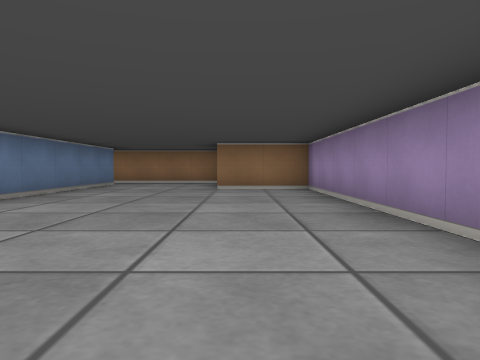
View 1 (above)

19 first-person views from a walk through a cub3D level. The camera is about half as high as the walls, tilts 2° down and sees 70° across. The floor is counted in squares. Each view is taken from the middle of a square. On the plan, view 1 faces up. The plan holds only what a view shows up to about 9 squares ahead; the rest is blank.

View 2
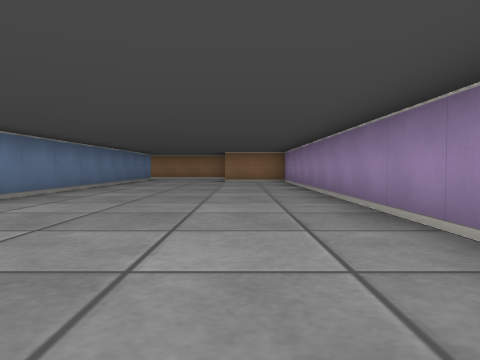

View 3
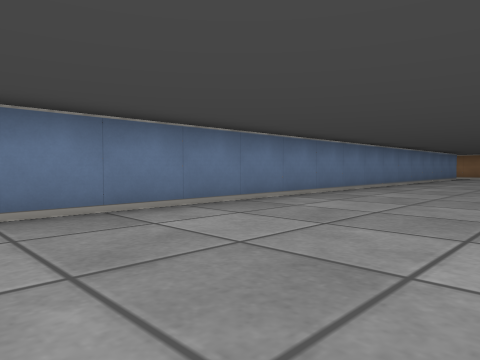

View 4
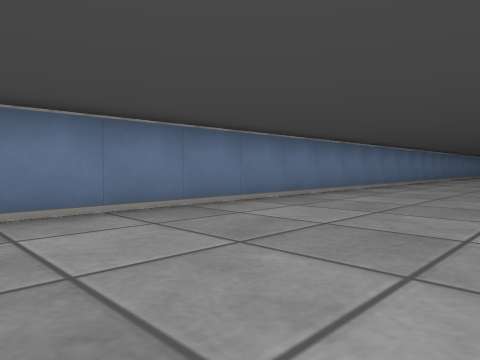

View 5
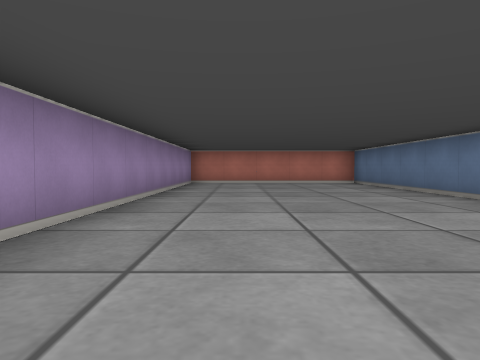

View 6
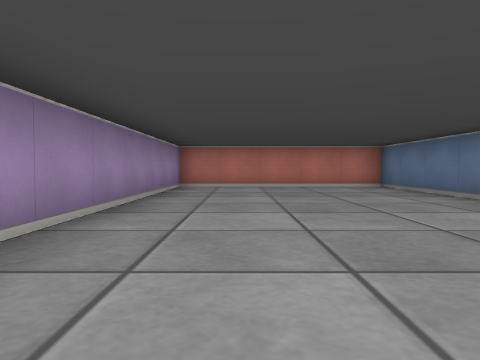

View 7
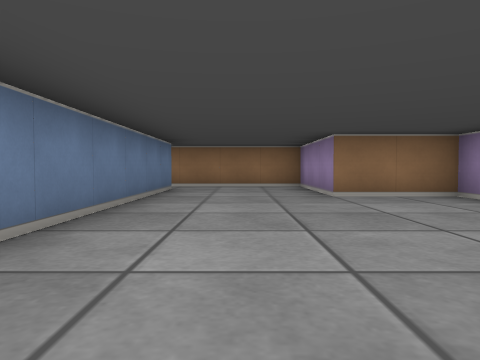

View 8
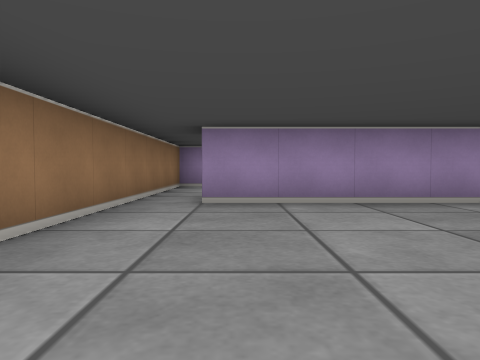

View 9
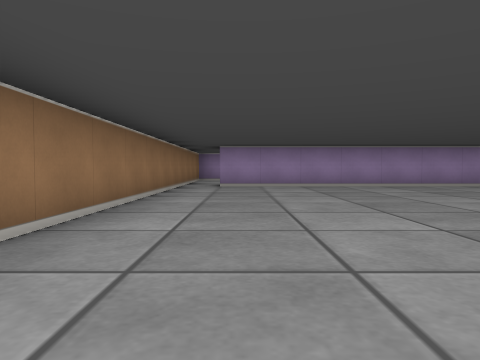

View 10
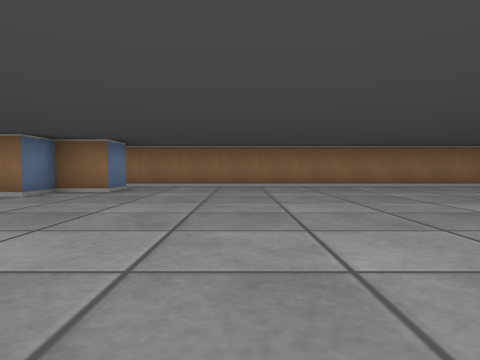

View 11
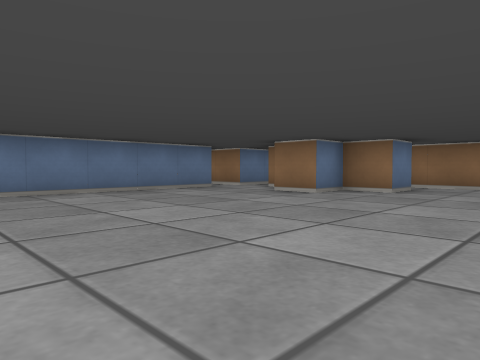

View 12
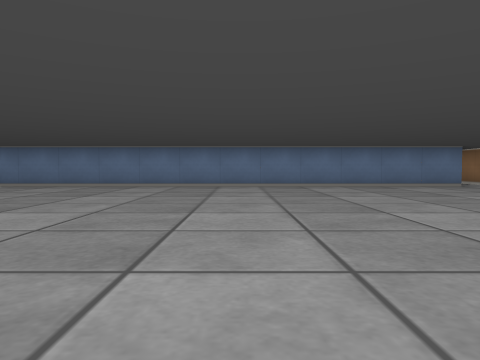

View 13
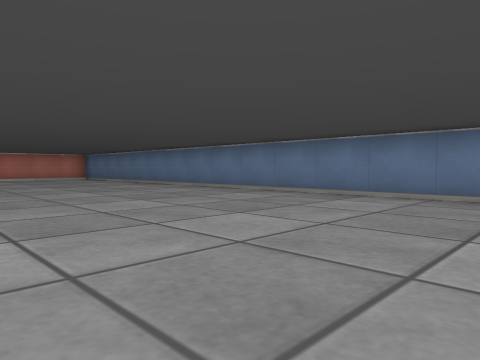

View 14
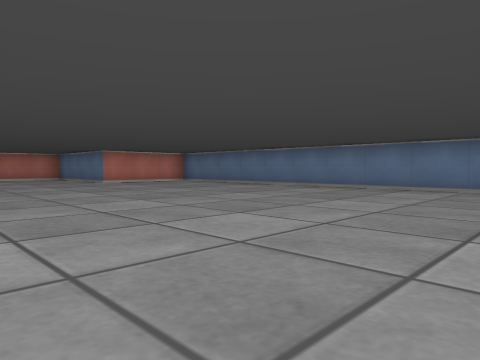

View 15
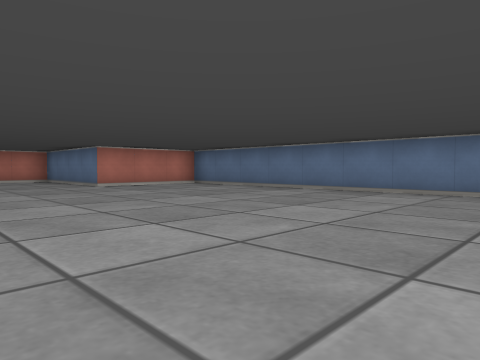

View 16
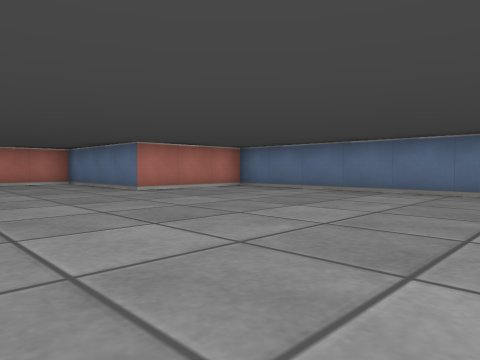

View 17
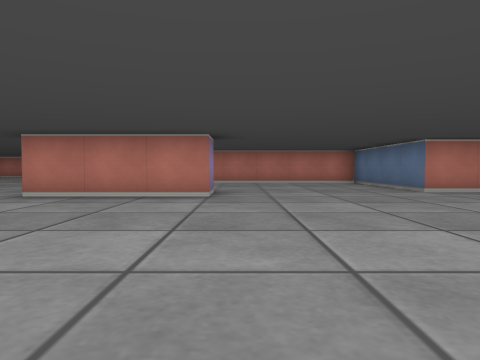

View 18
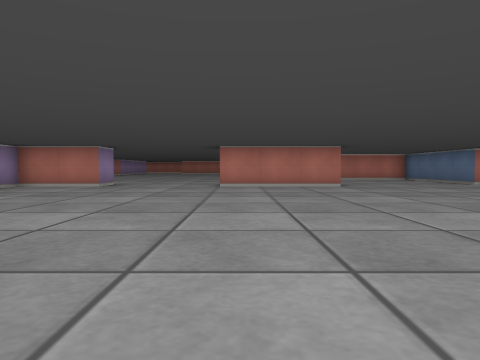

View 19
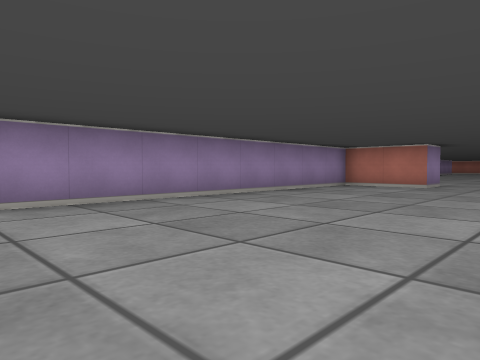

### Floor plan
Points are (right, up) in squares from view 1. A wall is a line through its corners. A room is listed if a view was taken in it or the views show most of it. See-through windows are left out.
Room 1 (views 1, 2, 3, 4, 5, 6, 7)
walls: (1.5, -1.9) (1.5, 7.5) (-0.5, 7.5) (-0.5, 10.5) (-4.5, 10.5); (-3.5, 9.5) (-3.5, -13.5) (1.5, -13.5) (1.5, -5.1)
ways out: opening at (-4, 10) to room 2
Room 2 (views 8, 9, 10, 11, 12, 13, 14, 15, 16, 17, 18, 19)
walls: (-4.5, 3) (-4.5, 9.5); (-12.5, -14.5) (-12.5, -13.5) (-9.5, -13.5); (-6.5, -13.5) (-4.5, -13.5) (-4.5, -5.8); (-19.5, 7.5) (-19.5, -14.2); (-15.5, 9.6) (-15.5, 8.5) (-16.5, 8.5) (-16.5, 7.5) (-17.5, 7.5); (-19.2, -14.5) (-16.5, -14.5) (-16.5, -17.2); (-4.5, 10.5) (-15.9, 10.5); (-15.2, -18.5) (-14.8, -18.5)
ways out: opening at (-4, 10) to room 1; opening at (-20, 8); opening at (-8, -14)

Positions as (right, up) in squares from view 1, and headings:
1: (0, 0), facing up
2: (0, -4), facing up
3: (0, -6), facing up-left
4: (0, -11), facing up-left
5: (0, -3), facing down
6: (0, -5), facing down
7: (-2, 2), facing up
8: (-9, 9), facing right
9: (-13, 9), facing right
10: (-13, 2), facing up
11: (-13, 2), facing up-left
12: (-11, 2), facing left
13: (-14, 0), facing down-left
14: (-12, -4), facing down-left
15: (-13, -6), facing down-left
16: (-13, -8), facing down-left
17: (-13, -8), facing down
18: (-10, -5), facing down
19: (-9, -5), facing down-right
